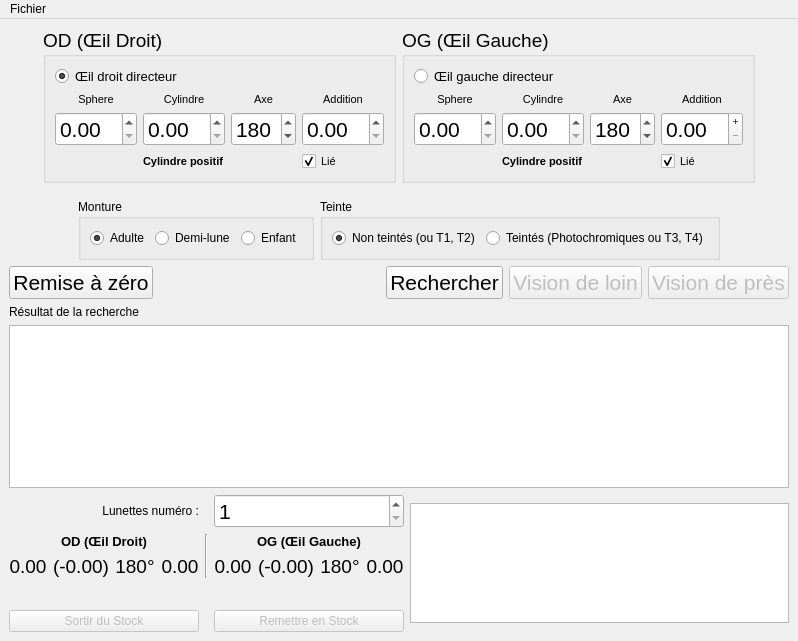
<?xml version="1.0" encoding="UTF-8"?>
<ui version="4.0">
 <class>MainWindow</class>
 <widget class="QMainWindow" name="MainWindow">
  <property name="enabled">
   <bool>true</bool>
  </property>
  <property name="geometry">
   <rect>
    <x>0</x>
    <y>0</y>
    <width>798</width>
    <height>641</height>
   </rect>
  </property>
  <property name="windowTitle">
   <string>Oryx Optical DBSM - Search</string>
  </property>
  <property name="windowIcon">
   <iconset>
    <normaloff>glasses.ico</normaloff>glasses.ico</iconset>
  </property>
  <widget class="QWidget" name="centralwidget">
   <property name="sizePolicy">
    <sizepolicy hsizetype="Expanding" vsizetype="Expanding">
     <horstretch>0</horstretch>
     <verstretch>0</verstretch>
    </sizepolicy>
   </property>
   <layout class="QGridLayout" name="gridLayout_3">
    <item row="0" column="0">
     <layout class="QVBoxLayout" name="mainLayout" stretch="0,0,0,0,0,0">
      <property name="spacing">
       <number>6</number>
      </property>
      <property name="sizeConstraint">
       <enum>QLayout::SetNoConstraint</enum>
      </property>
      <item>
       <layout class="QHBoxLayout" name="eyesLayout">
        <item>
         <spacer name="horizontalSpacer_4">
          <property name="orientation">
           <enum>Qt::Horizontal</enum>
          </property>
          <property name="sizeHint" stdset="0">
           <size>
            <width>40</width>
            <height>20</height>
           </size>
          </property>
         </spacer>
        </item>
        <item>
         <widget class="QGroupBox" name="rightEyeGroupBox">
          <property name="font">
           <font>
            <pointsize>14</pointsize>
           </font>
          </property>
          <property name="title">
           <string>OD (Œil Droit)</string>
          </property>
          <layout class="QGridLayout" name="gridLayout_7">
           <item row="1" column="0">
            <layout class="QGridLayout" name="rightEyeLayout">
             <item row="0" column="0">
              <widget class="QLabel" name="label_2">
               <property name="font">
                <font>
                 <pointsize>8</pointsize>
                </font>
               </property>
               <property name="text">
                <string>Sphere</string>
               </property>
               <property name="alignment">
                <set>Qt::AlignCenter</set>
               </property>
              </widget>
             </item>
             <item row="0" column="3">
              <widget class="QLabel" name="label_5">
               <property name="font">
                <font>
                 <pointsize>8</pointsize>
                </font>
               </property>
               <property name="text">
                <string>Addition</string>
               </property>
               <property name="alignment">
                <set>Qt::AlignCenter</set>
               </property>
              </widget>
             </item>
             <item row="0" column="2">
              <widget class="QLabel" name="label_4">
               <property name="font">
                <font>
                 <pointsize>8</pointsize>
                </font>
               </property>
               <property name="text">
                <string>Axe</string>
               </property>
               <property name="alignment">
                <set>Qt::AlignCenter</set>
               </property>
              </widget>
             </item>
             <item row="1" column="2">
              <widget class="angleSpinBox" name="rAxisSpin">
               <property name="font">
                <font>
                 <pointsize>16</pointsize>
                </font>
               </property>
               <property name="wrapping">
                <bool>true</bool>
               </property>
               <property name="minimum">
                <number>5</number>
               </property>
               <property name="maximum">
                <number>180</number>
               </property>
               <property name="singleStep">
                <number>5</number>
               </property>
               <property name="value">
                <number>180</number>
               </property>
              </widget>
             </item>
             <item row="0" column="1">
              <widget class="QLabel" name="label_3">
               <property name="font">
                <font>
                 <pointsize>8</pointsize>
                </font>
               </property>
               <property name="text">
                <string>Cylindre</string>
               </property>
               <property name="alignment">
                <set>Qt::AlignCenter</set>
               </property>
              </widget>
             </item>
             <item row="2" column="3">
              <widget class="QCheckBox" name="rLinkCheckbox">
               <property name="font">
                <font>
                 <pointsize>8</pointsize>
                </font>
               </property>
               <property name="focusPolicy">
                <enum>Qt::ClickFocus</enum>
               </property>
               <property name="text">
                <string>Lié</string>
               </property>
               <property name="checked">
                <bool>true</bool>
               </property>
              </widget>
             </item>
             <item row="1" column="3">
              <widget class="dotSpinBox" name="rAddSpin">
               <property name="font">
                <font>
                 <pointsize>16</pointsize>
                </font>
               </property>
              </widget>
             </item>
             <item row="1" column="1">
              <widget class="negativeZeroSpinBox" name="rCylSpin">
               <property name="font">
                <font>
                 <pointsize>16</pointsize>
                </font>
               </property>
              </widget>
             </item>
             <item row="1" column="0">
              <widget class="dotSpinBox" name="rSphereSpin">
               <property name="font">
                <font>
                 <pointsize>16</pointsize>
                </font>
               </property>
              </widget>
             </item>
             <item row="2" column="1">
              <widget class="QLabel" name="rLabelCylPos">
               <property name="font">
                <font>
                 <pointsize>8</pointsize>
                 <weight>75</weight>
                 <bold>true</bold>
                </font>
               </property>
               <property name="toolTip">
                <string>Le cylindre indiqué est positif, une conversion sera effectuée lors de la Recherche</string>
               </property>
               <property name="text">
                <string>Cylindre positif</string>
               </property>
              </widget>
             </item>
            </layout>
           </item>
           <item row="0" column="0">
            <widget class="QRadioButton" name="rMasterRadio">
             <property name="font">
              <font>
               <pointsize>10</pointsize>
              </font>
             </property>
             <property name="text">
              <string>Œil droit directeur</string>
             </property>
             <property name="checked">
              <bool>true</bool>
             </property>
             <attribute name="buttonGroup">
              <string notr="true">buttonGroup</string>
             </attribute>
            </widget>
           </item>
          </layout>
         </widget>
        </item>
        <item>
         <widget class="QGroupBox" name="leftEyeGroupBox">
          <property name="font">
           <font>
            <pointsize>14</pointsize>
           </font>
          </property>
          <property name="title">
           <string>OG (Œil Gauche)</string>
          </property>
          <layout class="QGridLayout" name="gridLayout_8">
           <item row="1" column="0">
            <layout class="QGridLayout" name="leftEyeLayout">
             <item row="1" column="1">
              <widget class="negativeZeroSpinBox" name="lCylSpin">
               <property name="font">
                <font>
                 <pointsize>16</pointsize>
                </font>
               </property>
              </widget>
             </item>
             <item row="1" column="3">
              <widget class="dotSpinBox" name="lAddSpin">
               <property name="font">
                <font>
                 <pointsize>16</pointsize>
                </font>
               </property>
               <property name="buttonSymbols">
                <enum>QAbstractSpinBox::PlusMinus</enum>
               </property>
              </widget>
             </item>
             <item row="2" column="3">
              <widget class="QCheckBox" name="lLinkCheckbox">
               <property name="font">
                <font>
                 <pointsize>8</pointsize>
                </font>
               </property>
               <property name="focusPolicy">
                <enum>Qt::ClickFocus</enum>
               </property>
               <property name="text">
                <string>Lié</string>
               </property>
               <property name="checked">
                <bool>true</bool>
               </property>
              </widget>
             </item>
             <item row="0" column="2">
              <widget class="QLabel" name="label_8">
               <property name="font">
                <font>
                 <pointsize>8</pointsize>
                </font>
               </property>
               <property name="text">
                <string>Axe</string>
               </property>
               <property name="alignment">
                <set>Qt::AlignCenter</set>
               </property>
              </widget>
             </item>
             <item row="0" column="0">
              <widget class="QLabel" name="label_6">
               <property name="font">
                <font>
                 <pointsize>8</pointsize>
                </font>
               </property>
               <property name="text">
                <string>Sphere</string>
               </property>
               <property name="alignment">
                <set>Qt::AlignCenter</set>
               </property>
              </widget>
             </item>
             <item row="0" column="1">
              <widget class="QLabel" name="label_9">
               <property name="font">
                <font>
                 <pointsize>8</pointsize>
                </font>
               </property>
               <property name="text">
                <string>Cylindre</string>
               </property>
               <property name="alignment">
                <set>Qt::AlignCenter</set>
               </property>
              </widget>
             </item>
             <item row="0" column="3">
              <widget class="QLabel" name="label_7">
               <property name="font">
                <font>
                 <pointsize>8</pointsize>
                </font>
               </property>
               <property name="text">
                <string>Addition</string>
               </property>
               <property name="alignment">
                <set>Qt::AlignCenter</set>
               </property>
              </widget>
             </item>
             <item row="1" column="0">
              <widget class="dotSpinBox" name="lSphereSpin">
               <property name="font">
                <font>
                 <pointsize>16</pointsize>
                </font>
               </property>
              </widget>
             </item>
             <item row="1" column="2">
              <widget class="angleSpinBox" name="lAxisSpin">
               <property name="font">
                <font>
                 <pointsize>16</pointsize>
                </font>
               </property>
               <property name="wrapping">
                <bool>true</bool>
               </property>
               <property name="minimum">
                <number>5</number>
               </property>
               <property name="maximum">
                <number>180</number>
               </property>
               <property name="singleStep">
                <number>5</number>
               </property>
               <property name="value">
                <number>180</number>
               </property>
              </widget>
             </item>
             <item row="2" column="1">
              <widget class="QLabel" name="lLabelCylPos">
               <property name="font">
                <font>
                 <pointsize>8</pointsize>
                 <weight>75</weight>
                 <bold>true</bold>
                </font>
               </property>
               <property name="toolTip">
                <string>Le cylindre indiqué est positif, une conversion sera effectuée lors de la Recherche</string>
               </property>
               <property name="text">
                <string>Cylindre positif</string>
               </property>
              </widget>
             </item>
            </layout>
           </item>
           <item row="0" column="0">
            <widget class="QRadioButton" name="lMasterRadio">
             <property name="font">
              <font>
               <pointsize>10</pointsize>
              </font>
             </property>
             <property name="text">
              <string>Œil gauche directeur</string>
             </property>
             <attribute name="buttonGroup">
              <string notr="true">buttonGroup</string>
             </attribute>
            </widget>
           </item>
          </layout>
         </widget>
        </item>
        <item>
         <spacer name="horizontalSpacer_2">
          <property name="orientation">
           <enum>Qt::Horizontal</enum>
          </property>
          <property name="sizeHint" stdset="0">
           <size>
            <width>40</width>
            <height>20</height>
           </size>
          </property>
         </spacer>
        </item>
       </layout>
      </item>
      <item>
       <layout class="QHBoxLayout" name="horizontalLayout">
        <property name="leftMargin">
         <number>0</number>
        </property>
        <property name="topMargin">
         <number>10</number>
        </property>
        <item>
         <spacer name="horizontalSpacer_5">
          <property name="orientation">
           <enum>Qt::Horizontal</enum>
          </property>
          <property name="sizeHint" stdset="0">
           <size>
            <width>40</width>
            <height>20</height>
           </size>
          </property>
         </spacer>
        </item>
        <item>
         <widget class="QGroupBox" name="childGroupBox">
          <property name="sizePolicy">
           <sizepolicy hsizetype="Preferred" vsizetype="Fixed">
            <horstretch>0</horstretch>
            <verstretch>0</verstretch>
           </sizepolicy>
          </property>
          <property name="title">
           <string>Monture</string>
          </property>
          <layout class="QHBoxLayout" name="horizontalLayout_2">
           <item>
            <widget class="QRadioButton" name="childRadioNo">
             <property name="text">
              <string>Adulte</string>
             </property>
             <property name="checked">
              <bool>true</bool>
             </property>
            </widget>
           </item>
           <item>
            <widget class="QRadioButton" name="childRadioHalf">
             <property name="text">
              <string>Demi-lune</string>
             </property>
            </widget>
           </item>
           <item>
            <widget class="QRadioButton" name="childRadioYes">
             <property name="text">
              <string>Enfant</string>
             </property>
            </widget>
           </item>
          </layout>
         </widget>
        </item>
        <item>
         <widget class="QGroupBox" name="solarGroupBox">
          <property name="sizePolicy">
           <sizepolicy hsizetype="Preferred" vsizetype="Fixed">
            <horstretch>0</horstretch>
            <verstretch>0</verstretch>
           </sizepolicy>
          </property>
          <property name="title">
           <string>Teinte</string>
          </property>
          <layout class="QHBoxLayout" name="horizontalLayout_3">
           <item>
            <widget class="QRadioButton" name="solarRadioNo">
             <property name="text">
              <string>Non teintés (ou T1, T2)</string>
             </property>
             <property name="checked">
              <bool>true</bool>
             </property>
            </widget>
           </item>
           <item>
            <widget class="QRadioButton" name="solarRadioYes">
             <property name="text">
              <string>Teintés (Photochromiques ou T3, T4)</string>
             </property>
            </widget>
           </item>
          </layout>
         </widget>
        </item>
        <item>
         <spacer name="horizontalSpacer_3">
          <property name="orientation">
           <enum>Qt::Horizontal</enum>
          </property>
          <property name="sizeHint" stdset="0">
           <size>
            <width>40</width>
            <height>20</height>
           </size>
          </property>
         </spacer>
        </item>
       </layout>
      </item>
      <item>
       <layout class="QHBoxLayout" name="numberingLayout">
        <item>
         <widget class="QPushButton" name="resetButton">
          <property name="font">
           <font>
            <pointsize>16</pointsize>
           </font>
          </property>
          <property name="text">
           <string>Remise à zéro</string>
          </property>
         </widget>
        </item>
        <item>
         <spacer name="horizontalSpacer">
          <property name="orientation">
           <enum>Qt::Horizontal</enum>
          </property>
          <property name="sizeHint" stdset="0">
           <size>
            <width>40</width>
            <height>20</height>
           </size>
          </property>
         </spacer>
        </item>
        <item>
         <widget class="QPushButton" name="searchButton">
          <property name="font">
           <font>
            <pointsize>16</pointsize>
           </font>
          </property>
          <property name="text">
           <string>Rechercher</string>
          </property>
         </widget>
        </item>
        <item>
         <widget class="QPushButton" name="distantSearchButton">
          <property name="enabled">
           <bool>false</bool>
          </property>
          <property name="font">
           <font>
            <pointsize>16</pointsize>
           </font>
          </property>
          <property name="text">
           <string>Vision de loin</string>
          </property>
         </widget>
        </item>
        <item>
         <widget class="QPushButton" name="nearSearchButton">
          <property name="enabled">
           <bool>false</bool>
          </property>
          <property name="font">
           <font>
            <pointsize>16</pointsize>
           </font>
          </property>
          <property name="text">
           <string>Vision de près</string>
          </property>
         </widget>
        </item>
       </layout>
      </item>
      <item>
       <widget class="QLabel" name="label">
        <property name="text">
         <string>Résultat de la recherche</string>
        </property>
       </widget>
      </item>
      <item>
       <widget class="QTableView" name="tableView">
        <property name="sizePolicy">
         <sizepolicy hsizetype="Expanding" vsizetype="Expanding">
          <horstretch>0</horstretch>
          <verstretch>0</verstretch>
         </sizepolicy>
        </property>
        <property name="editTriggers">
         <set>QAbstractItemView::NoEditTriggers</set>
        </property>
        <property name="selectionMode">
         <enum>QAbstractItemView::SingleSelection</enum>
        </property>
        <property name="selectionBehavior">
         <enum>QAbstractItemView::SelectRows</enum>
        </property>
        <attribute name="horizontalHeaderStretchLastSection">
         <bool>true</bool>
        </attribute>
        <attribute name="verticalHeaderVisible">
         <bool>false</bool>
        </attribute>
        <attribute name="verticalHeaderStretchLastSection">
         <bool>false</bool>
        </attribute>
       </widget>
      </item>
      <item>
       <layout class="QGridLayout" name="gridLayout">
        <item row="1" column="0">
         <widget class="QLabel" name="label_11">
          <property name="sizePolicy">
           <sizepolicy hsizetype="Preferred" vsizetype="Fixed">
            <horstretch>0</horstretch>
            <verstretch>0</verstretch>
           </sizepolicy>
          </property>
          <property name="font">
           <font>
            <pointsize>10</pointsize>
            <weight>75</weight>
            <bold>true</bold>
           </font>
          </property>
          <property name="text">
           <string>OD (Œil Droit)</string>
          </property>
          <property name="alignment">
           <set>Qt::AlignCenter</set>
          </property>
         </widget>
        </item>
        <item row="0" column="3" rowspan="5" colspan="2">
         <widget class="QTextEdit" name="commentEdit">
          <property name="sizePolicy">
           <sizepolicy hsizetype="Expanding" vsizetype="Fixed">
            <horstretch>0</horstretch>
            <verstretch>0</verstretch>
           </sizepolicy>
          </property>
          <property name="maximumSize">
           <size>
            <width>16777215</width>
            <height>120</height>
           </size>
          </property>
          <property name="readOnly">
           <bool>true</bool>
          </property>
         </widget>
        </item>
        <item row="0" column="2">
         <widget class="QSpinBox" name="eyeglassesNum">
          <property name="font">
           <font>
            <pointsize>16</pointsize>
           </font>
          </property>
          <property name="minimum">
           <number>1</number>
          </property>
          <property name="maximum">
           <number>1000000</number>
          </property>
          <property name="value">
           <number>1</number>
          </property>
         </widget>
        </item>
        <item row="1" column="2">
         <widget class="QLabel" name="label_12">
          <property name="sizePolicy">
           <sizepolicy hsizetype="Preferred" vsizetype="Fixed">
            <horstretch>0</horstretch>
            <verstretch>0</verstretch>
           </sizepolicy>
          </property>
          <property name="font">
           <font>
            <pointsize>10</pointsize>
            <weight>75</weight>
            <bold>true</bold>
           </font>
          </property>
          <property name="text">
           <string>OG (Œil Gauche)</string>
          </property>
          <property name="alignment">
           <set>Qt::AlignCenter</set>
          </property>
         </widget>
        </item>
        <item row="0" column="0">
         <widget class="QLabel" name="label_10">
          <property name="text">
           <string>Lunettes numéro :</string>
          </property>
          <property name="alignment">
           <set>Qt::AlignRight|Qt::AlignTrailing|Qt::AlignVCenter</set>
          </property>
         </widget>
        </item>
        <item row="2" column="2">
         <layout class="QHBoxLayout" name="horizontalLayout_5">
          <property name="sizeConstraint">
           <enum>QLayout::SetMinimumSize</enum>
          </property>
          <item>
           <widget class="QLabel" name="lSphereLabel">
            <property name="sizePolicy">
             <sizepolicy hsizetype="Preferred" vsizetype="Fixed">
              <horstretch>0</horstretch>
              <verstretch>0</verstretch>
             </sizepolicy>
            </property>
            <property name="font">
             <font>
              <pointsize>14</pointsize>
             </font>
            </property>
            <property name="text">
             <string>0.00</string>
            </property>
            <property name="alignment">
             <set>Qt::AlignCenter</set>
            </property>
           </widget>
          </item>
          <item>
           <widget class="QLabel" name="lCylLabel">
            <property name="sizePolicy">
             <sizepolicy hsizetype="Preferred" vsizetype="Fixed">
              <horstretch>0</horstretch>
              <verstretch>0</verstretch>
             </sizepolicy>
            </property>
            <property name="font">
             <font>
              <pointsize>14</pointsize>
             </font>
            </property>
            <property name="text">
             <string>(-0.00)</string>
            </property>
            <property name="alignment">
             <set>Qt::AlignCenter</set>
            </property>
           </widget>
          </item>
          <item>
           <widget class="QLabel" name="lAxisLabel">
            <property name="sizePolicy">
             <sizepolicy hsizetype="Preferred" vsizetype="Fixed">
              <horstretch>0</horstretch>
              <verstretch>0</verstretch>
             </sizepolicy>
            </property>
            <property name="font">
             <font>
              <pointsize>14</pointsize>
             </font>
            </property>
            <property name="text">
             <string>180°</string>
            </property>
            <property name="alignment">
             <set>Qt::AlignCenter</set>
            </property>
           </widget>
          </item>
          <item>
           <widget class="QLabel" name="lAddLabel">
            <property name="sizePolicy">
             <sizepolicy hsizetype="Preferred" vsizetype="Fixed">
              <horstretch>0</horstretch>
              <verstretch>0</verstretch>
             </sizepolicy>
            </property>
            <property name="font">
             <font>
              <pointsize>14</pointsize>
             </font>
            </property>
            <property name="text">
             <string>0.00</string>
            </property>
            <property name="alignment">
             <set>Qt::AlignCenter</set>
            </property>
           </widget>
          </item>
         </layout>
        </item>
        <item row="4" column="0">
         <widget class="QPushButton" name="removeButton">
          <property name="enabled">
           <bool>false</bool>
          </property>
          <property name="text">
           <string>Sortir du Stock</string>
          </property>
         </widget>
        </item>
        <item row="4" column="2">
         <widget class="QPushButton" name="addButton">
          <property name="enabled">
           <bool>false</bool>
          </property>
          <property name="text">
           <string>Remettre en Stock</string>
          </property>
         </widget>
        </item>
        <item row="2" column="0">
         <layout class="QHBoxLayout" name="horizontalLayout_4">
          <property name="sizeConstraint">
           <enum>QLayout::SetMinimumSize</enum>
          </property>
          <property name="topMargin">
           <number>0</number>
          </property>
          <item>
           <widget class="QLabel" name="rSphereLabel">
            <property name="sizePolicy">
             <sizepolicy hsizetype="Preferred" vsizetype="Fixed">
              <horstretch>0</horstretch>
              <verstretch>0</verstretch>
             </sizepolicy>
            </property>
            <property name="font">
             <font>
              <pointsize>14</pointsize>
             </font>
            </property>
            <property name="text">
             <string>0.00</string>
            </property>
            <property name="alignment">
             <set>Qt::AlignCenter</set>
            </property>
           </widget>
          </item>
          <item>
           <widget class="QLabel" name="rCylLabel">
            <property name="sizePolicy">
             <sizepolicy hsizetype="Preferred" vsizetype="Fixed">
              <horstretch>0</horstretch>
              <verstretch>0</verstretch>
             </sizepolicy>
            </property>
            <property name="font">
             <font>
              <pointsize>14</pointsize>
             </font>
            </property>
            <property name="text">
             <string>(-0.00)</string>
            </property>
            <property name="alignment">
             <set>Qt::AlignCenter</set>
            </property>
           </widget>
          </item>
          <item>
           <widget class="QLabel" name="rAxisLabel">
            <property name="sizePolicy">
             <sizepolicy hsizetype="Preferred" vsizetype="Fixed">
              <horstretch>0</horstretch>
              <verstretch>0</verstretch>
             </sizepolicy>
            </property>
            <property name="font">
             <font>
              <pointsize>14</pointsize>
             </font>
            </property>
            <property name="text">
             <string>180°</string>
            </property>
            <property name="alignment">
             <set>Qt::AlignCenter</set>
            </property>
           </widget>
          </item>
          <item>
           <widget class="QLabel" name="rAddLabel">
            <property name="sizePolicy">
             <sizepolicy hsizetype="Preferred" vsizetype="Fixed">
              <horstretch>0</horstretch>
              <verstretch>0</verstretch>
             </sizepolicy>
            </property>
            <property name="font">
             <font>
              <pointsize>14</pointsize>
             </font>
            </property>
            <property name="text">
             <string>0.00</string>
            </property>
            <property name="alignment">
             <set>Qt::AlignCenter</set>
            </property>
           </widget>
          </item>
         </layout>
        </item>
        <item row="3" column="0" colspan="3">
         <layout class="QHBoxLayout" name="horizontalLayout_6">
          <item>
           <widget class="QLabel" name="frameLabel">
            <property name="font">
             <font>
              <pointsize>12</pointsize>
             </font>
            </property>
            <property name="text">
             <string/>
            </property>
           </widget>
          </item>
          <item>
           <widget class="QLabel" name="solarLabel">
            <property name="font">
             <font>
              <pointsize>12</pointsize>
             </font>
            </property>
            <property name="text">
             <string/>
            </property>
           </widget>
          </item>
          <item>
           <widget class="QLabel" name="addLabel">
            <property name="font">
             <font>
              <pointsize>12</pointsize>
             </font>
            </property>
            <property name="text">
             <string/>
            </property>
           </widget>
          </item>
          <item>
           <spacer name="horizontalSpacer_6">
            <property name="orientation">
             <enum>Qt::Horizontal</enum>
            </property>
            <property name="sizeHint" stdset="0">
             <size>
              <width>40</width>
              <height>20</height>
             </size>
            </property>
           </spacer>
          </item>
         </layout>
        </item>
        <item row="1" column="1" rowspan="2">
         <widget class="Line" name="line">
          <property name="orientation">
           <enum>Qt::Vertical</enum>
          </property>
         </widget>
        </item>
       </layout>
      </item>
     </layout>
    </item>
   </layout>
  </widget>
  <widget class="QMenuBar" name="menubar">
   <property name="geometry">
    <rect>
     <x>0</x>
     <y>0</y>
     <width>798</width>
     <height>21</height>
    </rect>
   </property>
   <widget class="QMenu" name="fileMenu">
    <property name="title">
     <string>Fichier</string>
    </property>
    <addaction name="searchAction"/>
    <addaction name="distantSearchAction"/>
    <addaction name="nearSearchAction"/>
    <addaction name="resetAction"/>
    <addaction name="separator"/>
    <addaction name="exitAction"/>
   </widget>
   <addaction name="fileMenu"/>
  </widget>
  <action name="exitAction">
   <property name="text">
    <string>Quitter</string>
   </property>
   <property name="shortcut">
    <string>Ctrl+Q</string>
   </property>
  </action>
  <action name="searchAction">
   <property name="text">
    <string>Rechercher</string>
   </property>
   <property name="toolTip">
    <string>Lance la recherche</string>
   </property>
   <property name="shortcut">
    <string>Ctrl+F</string>
   </property>
  </action>
  <action name="resetAction">
   <property name="text">
    <string>Remise à zéro</string>
   </property>
   <property name="toolTip">
    <string>Remise à zéro du formulaire de recherche</string>
   </property>
   <property name="shortcut">
    <string>Ctrl+R</string>
   </property>
  </action>
  <action name="distantSearchAction">
   <property name="text">
    <string>Rechercher vision de loin</string>
   </property>
   <property name="shortcut">
    <string>Ctrl+L</string>
   </property>
  </action>
  <action name="nearSearchAction">
   <property name="text">
    <string>Rechercher vision de près</string>
   </property>
   <property name="shortcut">
    <string>Ctrl+P</string>
   </property>
  </action>
 </widget>
 <customwidgets>
  <customwidget>
   <class>negativeZeroSpinBox</class>
   <extends>QDoubleSpinBox</extends>
   <header>negativezerospinbox.h</header>
  </customwidget>
  <customwidget>
   <class>dotSpinBox</class>
   <extends>QDoubleSpinBox</extends>
   <header>dotspinbox.h</header>
  </customwidget>
  <customwidget>
   <class>angleSpinBox</class>
   <extends>QSpinBox</extends>
   <header>anglespinbox.h</header>
  </customwidget>
 </customwidgets>
 <tabstops>
  <tabstop>rMasterRadio</tabstop>
  <tabstop>lMasterRadio</tabstop>
  <tabstop>rSphereSpin</tabstop>
  <tabstop>rCylSpin</tabstop>
  <tabstop>rAxisSpin</tabstop>
  <tabstop>rAddSpin</tabstop>
  <tabstop>lSphereSpin</tabstop>
  <tabstop>lCylSpin</tabstop>
  <tabstop>lAxisSpin</tabstop>
  <tabstop>lAddSpin</tabstop>
  <tabstop>childRadioNo</tabstop>
  <tabstop>childRadioHalf</tabstop>
  <tabstop>childRadioYes</tabstop>
  <tabstop>solarRadioNo</tabstop>
  <tabstop>solarRadioYes</tabstop>
  <tabstop>searchButton</tabstop>
  <tabstop>distantSearchButton</tabstop>
  <tabstop>nearSearchButton</tabstop>
  <tabstop>tableView</tabstop>
  <tabstop>resetButton</tabstop>
 </tabstops>
 <resources/>
 <connections/>
 <buttongroups>
  <buttongroup name="buttonGroup"/>
 </buttongroups>
</ui>
